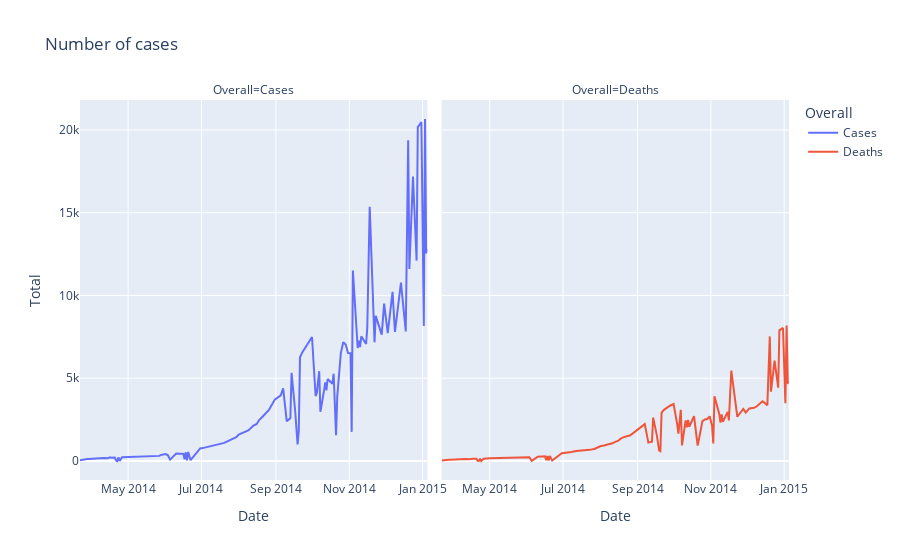

The cell this chart's notebook holds for it:
### Markdown cell above
## Total number of cases and deaths (overall)

### Code cell
overall = df.groupby('Date')[['Cases', 'Deaths']].sum()
overall = overall.reset_index()
overall = overall.melt(id_vars='Date', value_vars=['Cases', 'Deaths'],
                var_name='Overall', value_name='Total')
fig = px.line(overall, x="Date", y="Total", color='Overall', facet_col="Overall",title='Number of cases')
fig.show()
